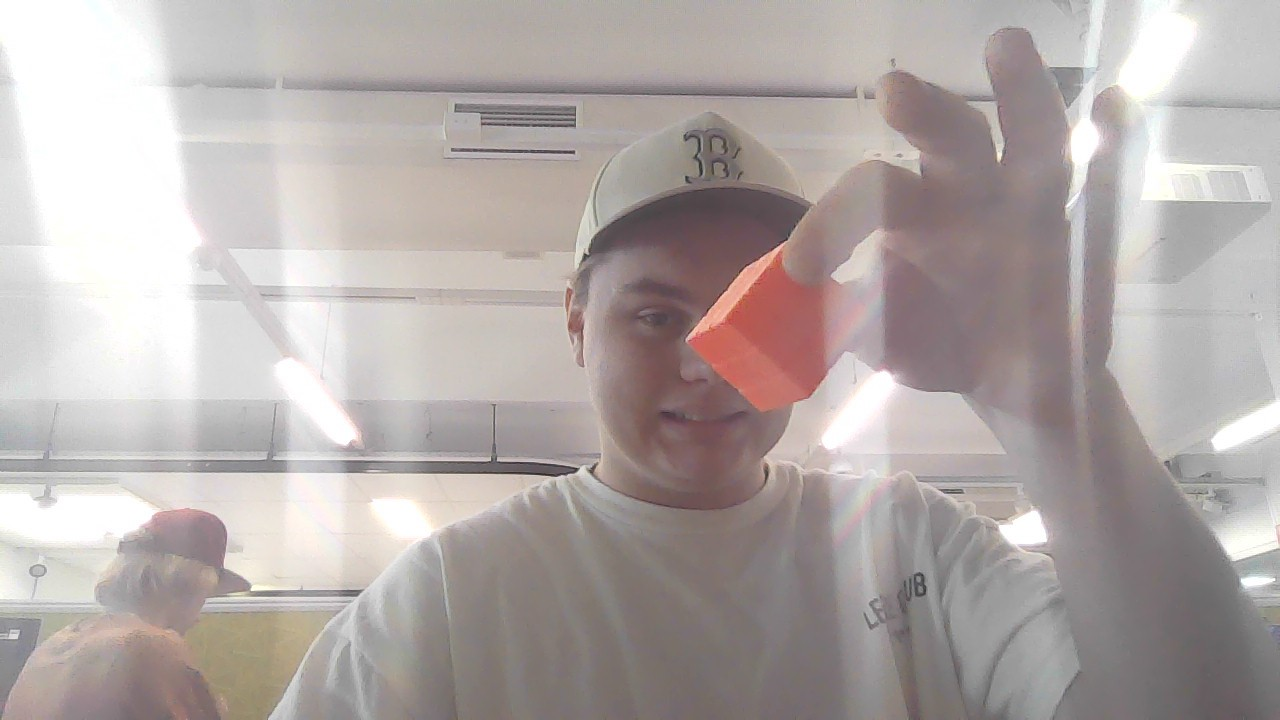
#> input picture vision_system/Test1.png, 1280 x 720 px, given in place of the camera
$ python AUTOHSV.py
#> lines starting #> are read from the running program, lines starting #| are printed output that depends on the picture; after the words box and inside, x2 and y2 are one past the last pixel; in counts of white or black regions, pixels touching at a corner belong together
#> further down, frame is the input picture: shape (720, 1280, 3); mean B, G, R 167.7, 169.7, 178.1
import cv2
import numpy as np

# Function to create a mask for the dominant color range
def create_dominant_color_mask(frame, color_ranges, dominant_color):
    # Convert the frame to the HSV color space
    hsv = cv2.cvtColor(frame, cv2.COLOR_BGR2HSV)

    # Get the dominant color range based on the provided color name
    lower_color, upper_color = color_ranges[dominant_color]

    # Create a mask for the dominant color range
    mask = cv2.inRange(hsv, np.array(lower_color), np.array(upper_color))

    return mask

# Function to identify color borders in the frame and count pixels in each color range
def identify_color_borders(frame, color_ranges):
    # Convert the frame to the HSV color space
    hsv = cv2.cvtColor(frame, cv2.COLOR_BGR2HSV)
#> hsv: shape (720, 1280, 3); mean H, S, V 55, 18.2, 178.2

    # Initialize a dictionary to store pixel counts for each color range
    color_counts = {color_name: 0 for color_name in color_ranges}

    for color_name, (lower_color, upper_color) in color_ranges.items():
        # Define a mask to isolate the specified color range
        mask = cv2.inRange(hsv, np.array(lower_color), np.array(upper_color))

        # Find contours in the mask
        contours, _ = cv2.findContours(mask, cv2.RETR_EXTERNAL, cv2.CHAIN_APPROX_SIMPLE)

        # Count the number of pixels in the color range
        pixel_count = np.sum(mask > 0)

        # Update the pixel count for the current color range
        color_counts[color_name] = pixel_count

        # Draw the color borders on the original frame
        cv2.drawContours(frame, contours, -1, (0, 255, 0), 2)

        # Add text to label the color and pixel count
        cv2.putText(frame, f'{color_name}: {pixel_count}', (10, 30), cv2.FONT_HERSHEY_SIMPLEX, 1, (0, 0, 255), 2)
#> this loop made 5 passes
#> pixel_count on passes 1 to 5: 11717, 0, 0, 0, 0
#> pass 1, in identify_color_borders, `mask = cv2.inRange(hsv, np.array(lower_color), np.array(upper_color))`:
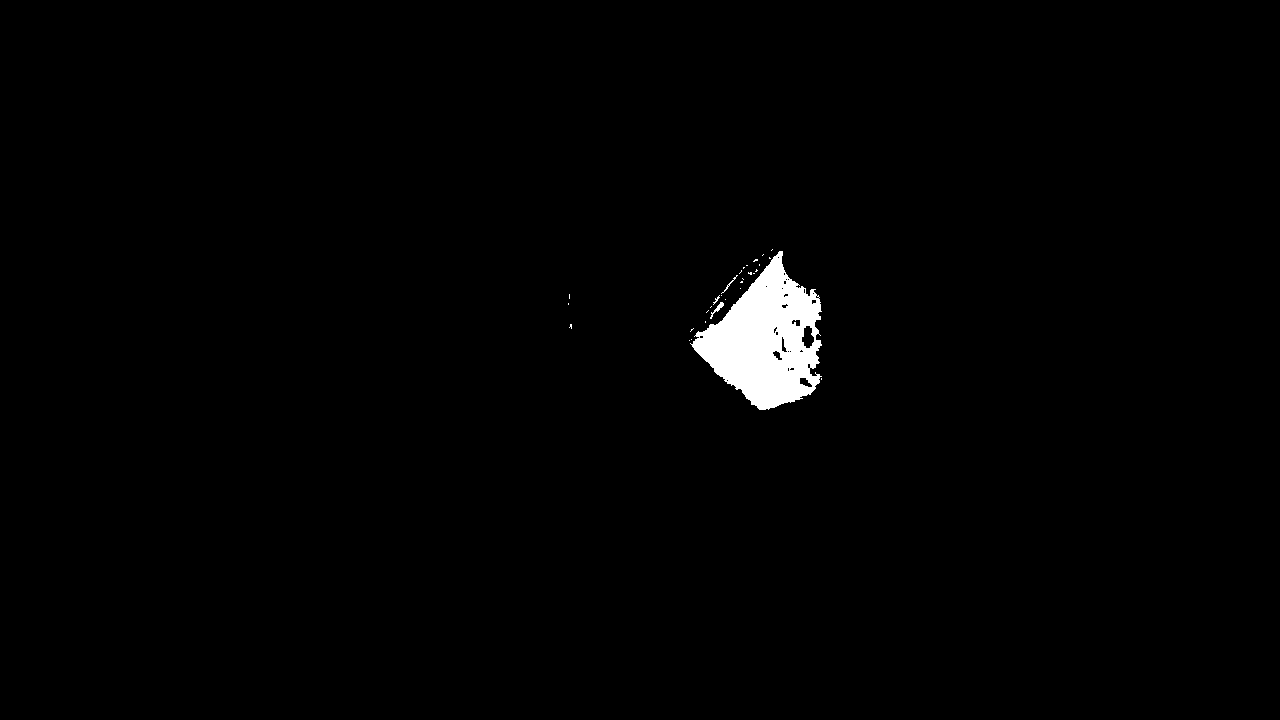
#> mask: shape (720, 1280); 1.3% white; 30 white regions (26 under 20 px), largest, box (x1, y1, x2, y2) and area: (690, 251, 822, 410) 11516, (710, 302, 724, 319) 61, (721, 275, 738, 294) 35, (713, 295, 720, 305) 20
#> after the loop:
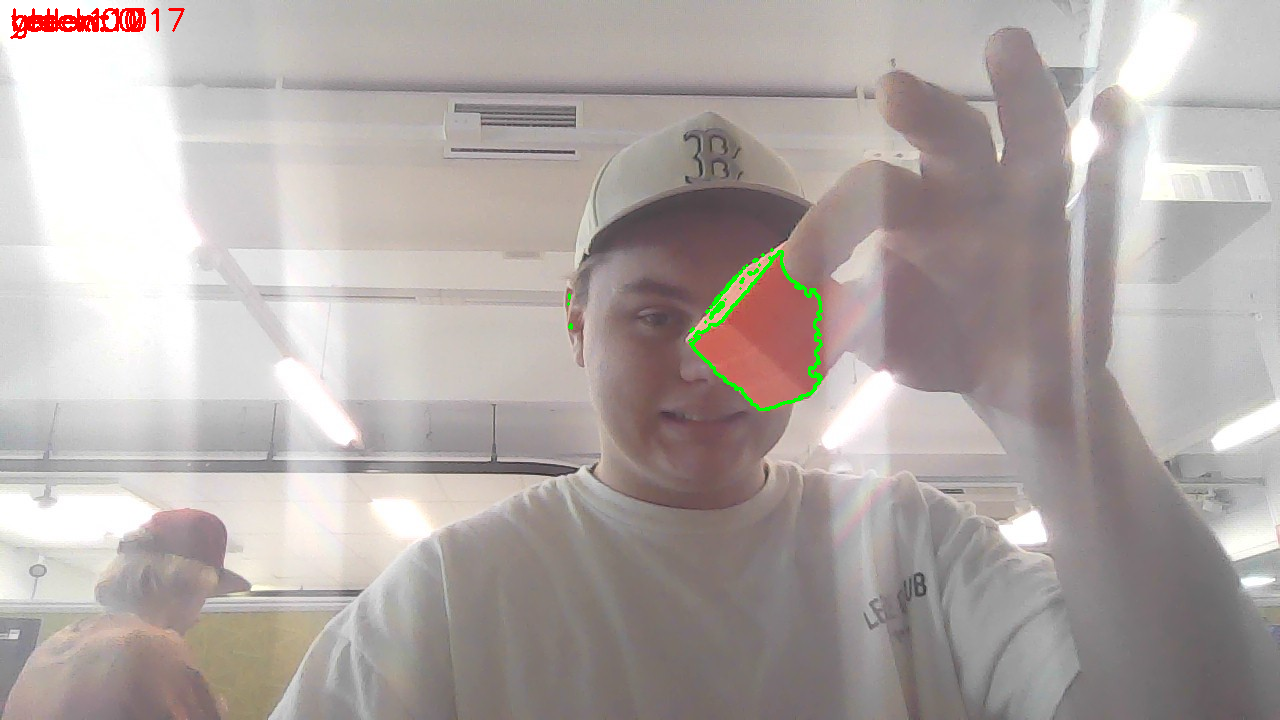
#> frame: shape (720, 1280, 3); 0.52% of pixels changed, all inside (x1, y1, x2, y2) = (10, 8, 823, 411)
#> after the loop, color_counts = {'red': 11717, 'green': 0, 'blue': 0, 'yellow': 0, 'black': 0}

    # Find the most dominant color range based on pixel count
    dominant_color = max(color_counts, key=color_counts.get)
#> dominant_color = 'red'

    return frame, dominant_color

# Define the color ranges for major colors in HSV format
color_ranges = {
    'red': ([0, 100, 100], [10, 255, 255]),
    'green': ([35, 100, 100], [85, 255, 255]),
    'blue': ([100, 100, 100], [130, 255, 255]),
    'yellow': ([20, 100, 100], [35, 255, 255]),
    'black': ([0, 0, 0], [180, 255, 30]),
    #'gray': ([0, 0, 80], [180, 40, 255]),
}

# Initialize the camera capture
cap = cv2.VideoCapture(0)  # 0 represents the default camera (you can change this to the camera you want to use)

while True:
    # Read a frame from the camera
    ret, frame = cap.read()

    if not ret:
        break

    # Identify color borders and count pixels in each color range
    frame, dominant_color = identify_color_borders(frame, color_ranges)
#> dominant_color = 'red'

    # Create a mask for the dominant color range
    dominant_color_mask = create_dominant_color_mask(frame, color_ranges, dominant_color)
#> in create_dominant_color_mask, `hsv = cv2.cvtColor(frame, cv2.COLOR_BGR2HSV)`: hsv: shape (720, 1280, 3); mean H, S, V 55, 19.2, 178.4
#> in create_dominant_color_mask, `mask = cv2.inRange(hsv, np.array(lower_color), np.array(upper_color))`:
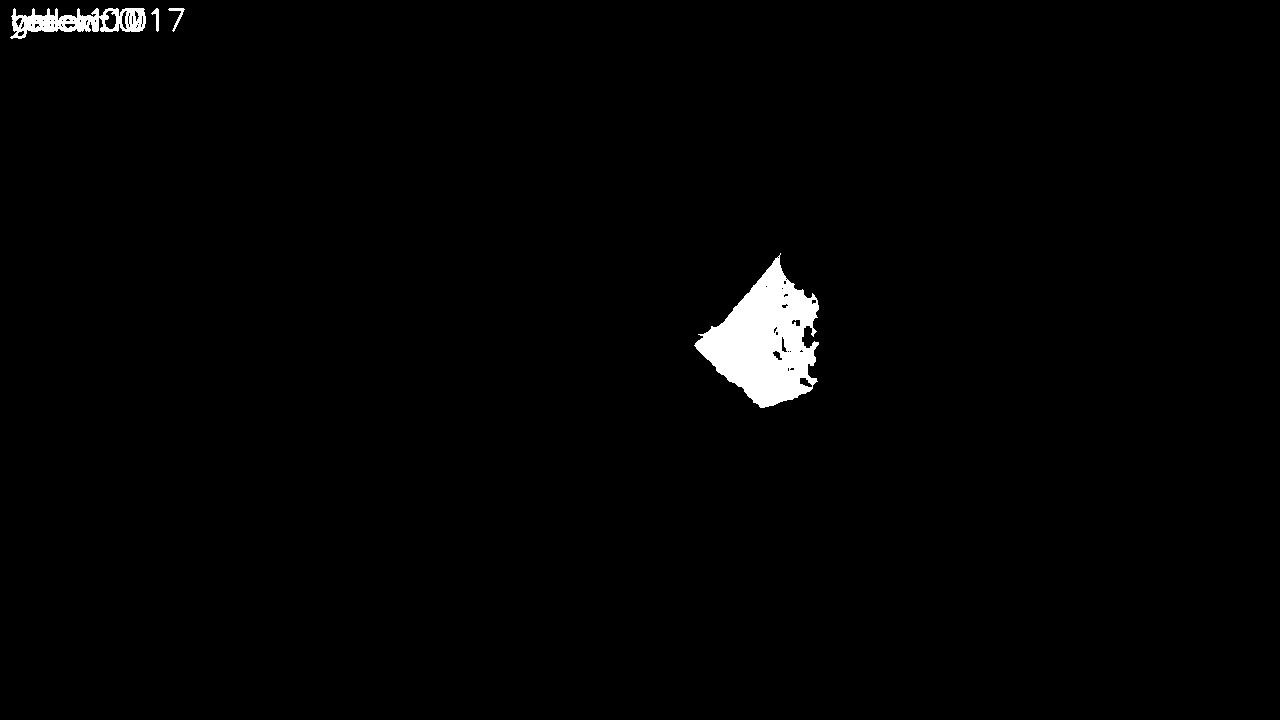
#> mask: shape (720, 1280); 1.4% white; 4 white regions, box (x1, y1, x2, y2) and area: (694, 253, 819, 408) 10368, (10, 8, 146, 39) 2173, (168, 8, 185, 32) 105, (151, 8, 159, 32) 85

    # Display the resulting frame with color borders
    cv2.imshow('Color Borders Detection', frame)

    # Display the dominant color mask in a separate frame
    cv2.imshow('Dominant Color Mask', dominant_color_mask)

    # Exit the loop when the 'q' key is pressed
    if cv2.waitKey(1) & 0xFF == ord('q'):
#> (key q is pressed here)
        break

# Release the camera and close all OpenCV windows
cap.release()
cv2.destroyAllWindows()
